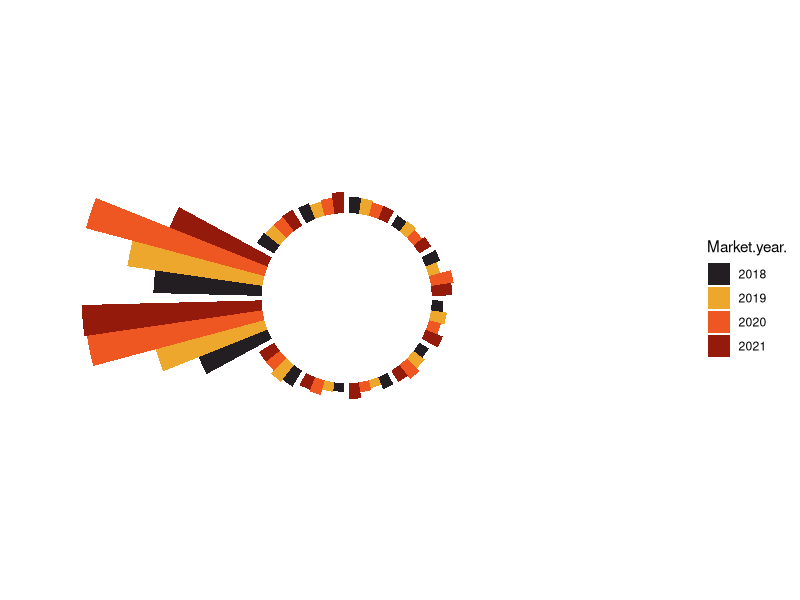

The R source for this figure:
#---------------------------------------------------------------------------#
# Nom : pumpkin_trends.R                              					            #
# Description : Follows pumpkin imports in the U.S.                         #
# Auteur : Pietro Violo                                                     #
# Date : Oct 21 2022                                                        #
# Modifications :                                                           #
#---------------------------------------------------------------------------#

#---------------------------------------------------------------------------#
# Library                                                                   #
#---------------------------------------------------------------------------#
library(tidyverse)

#---------------------------------------------------------------------------#
# Data cleaning                                                             #
#---------------------------------------------------------------------------#

pumpkins_volume <- read.csv("./Data/pk_volume.csv", sep = ",")

months <- c("Jan", "Feb", "Mar", "Apr",
            "May", "Jun", "Jul", "Aug",
            "Sep", "Oct", "Nov", "Dec")

years <- c("2018", "2019", "2020", "2021")

pumpkins_volume <- pumpkins_volume %>% 
  pivot_longer(Jan:Total, names_to = "Month", values_to = "Imports")

pumpkins_volume <- pumpkins_volume %>% filter(Month %in% months) %>% 
  mutate(Month = factor(Month, levels = months),
         Market.year. = factor(Market.year., levels = years))

pumpkins_volume <- pumpkins_volume %>% 
  filter(!is.na(Market.year.),
         !is.na(Imports))

halloween_colors <- c("#221e22",
                      "#eca72c",
                      "#ee5622",
                      "#941b0c")

#---------------------------------------------------------------------------#
# Visualization                                                             #
#---------------------------------------------------------------------------#


# Get the name and the y position of each label
label_data <- pumpkins_volume
number_of_bar <- nrow(label_data)
angle <- 90 - 360 * (label_data$Imports-0.5) /number_of_bar     # I substract 0.5 because the letter must have the angle of the center of the bars. Not extreme right(1) or extreme left (0)
label_data$hjust <- ifelse( angle < -90, 1, 0)
label_data$angle <- ifelse(angle < -90, angle+180, angle)


png("./Graphs/pumpkingraph.png",
    width = 3000,
    height = 3000,
    res = 500)
pumpkins_volume %>% ggplot(aes(x = Month, 
                               y = Imports, 
                               group = Market.year.,
                               fill = Market.year.)) +
                             geom_bar(stat = "identity",
                                      position = "dodge") +
  coord_polar(start = 0) +
  theme_minimal()+
  theme(
    axis.text = element_blank(),
    axis.title = element_blank(),
    panel.grid = element_blank(),
    plot.margin = unit(rep(-1,4), "cm")) +
  scale_fill_manual(values = halloween_colors) +
  ylim(-20000, 43365.7)
dev.off()

   
monthmeans <- pumpkins_volume %>% filter(!(Month %in% c("Sep", "Oct"))) %>% group_by(Month) %>% summarise(mean = mean(Imports))

mean(monthmeans$mean)


31893/3589.727 * 100

31385/3589.727 * 100




